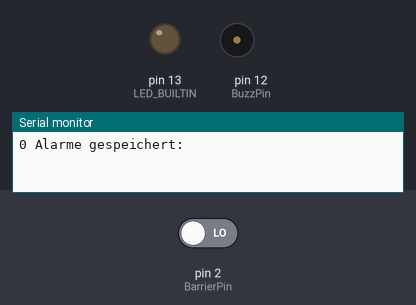
Recording of a sketch running on a simulated Arduino Uno, built with avr-gcc and run on an emulated ATmega328P. Parts: output pins drawn as LEDs (lit = HIGH), buzzer (waves = sounding), the last lines printed to the serial monitor. The inputs (shaded band) are chosen by the test bench; at power-on: pin 2 (BarrierPin) LOW.

Above: at 1.2 s.
1.3 s: pin 2 (BarrierPin) driven HIGH
At 2.5 s:
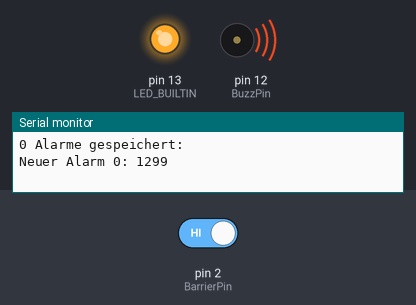
Timing chart, 0 to 6.8 s (numbered marks = the images above; inputs shaded):
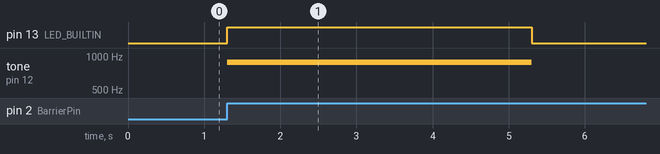

Measured:
- after the input at 1.3 s, pin 13 (LED_BUILTIN): LOW → HIGH at once, → LOW 4.0 s later; tone on pin 12 (BuzzPin): silent → 880 Hz at once, → silent 4.0 s later

The sketch:

EventLogger.ino
```cpp
// (licence header left out)
/* Dieser Entwurf registriert Ereignisse, die von einem Interrupt ausgelöst
 * wurden, und speichert diese in den EEPROM-Speicher ab.
 *
 * Statt der Standard-Bibliothek wird EEPROMEx verwendet:
 * http://thijs.elenbaas.net/2012/07/extended-eeprom-library-for-arduino/
 *
 * Download:
 * http://thijs.elenbaas.net/files/EEPROMEx-9.1.zip
 */

#include <EEPROMex.h>

const int BarrierPin = 2;
const int BuzzPin   = 12;

const unsigned int MagicNumber = 31293;

// Interrupt service routine
volatile boolean newAlarm = false;
volatile unsigned long alarmTime = 0;

void triggerAlarm()
{
    newAlarm = true;
    alarmTime = millis();
}


int address = 0;
unsigned int nSavedAlarms = 0;

void setup()
{
    Serial.begin(9600);

    pinMode(BarrierPin, INPUT);

    pinMode(LED_BUILTIN, OUTPUT);
    pinMode(BuzzPin, OUTPUT);

    attachInterrupt(0, triggerAlarm, RISING);   // Interrupt 0 = Pin 2 auf UNO

    // Eine "magische Zahl" in den ersten beiden Bytes zeigt an, ob
    // bereits gültige Daten im EEPROM liegen oder noch nicht.
    //
    // Die Daten werden in folgender Form abgepeichert:
    //
    // Adresse 0 - 1: magische Zahl (unsigned int)
    // Adresse 2 - 3: Anzahl der gespeicherten Einträge (unsigned int)
    // Adresse 4 - 7: erster Eintrag (unsigned long)
    //         8 - 11: zweiter Eintrag (unsigned long)
    //         ...
    //         n - n+3: letzter Eintrag (unsigned long)

    if (EEPROM.readInt(0) != MagicNumber) {
        EEPROM.writeInt(0, MagicNumber);

        nSavedAlarms = 0;
        EEPROM.writeInt(2, 0);
    }
    else {
        nSavedAlarms = EEPROM.readInt(2);
    }

    // Reserviere Platz für 128 Einträge
    EEPROM.setMemPool(2 * sizeof(unsigned int), 128 * sizeof(unsigned long));
    EEPROM.setMaxAllowedWrites(100);

    Serial.print(nSavedAlarms);
    Serial.println(" Alarme gespeichert:");

    for (unsigned int i = 0; i < nSavedAlarms; ++i) {
        address = EEPROM.getAddress(sizeof(unsigned long));

        Serial.print(i); Serial.print(": ");
        Serial.println(EEPROM.readLong(address));
    }
}


void loop()
{
    // Falls neuer Alarm: speichere Anzahl sowie Zeitpunkt
    //               und schalte Ton für vier Sekunden ein
    if (newAlarm) {
        ++nSavedAlarms;
        EEPROM.updateInt(2, nSavedAlarms);
        address = EEPROM.getAddress(sizeof(unsigned long));
        EEPROM.writeLong(address, alarmTime);

        Serial.print("Neuer Alarm ");
        Serial.print(nSavedAlarms - 1); Serial.print(": ");
        Serial.println(alarmTime);

        tone(BuzzPin, 880);
        digitalWrite(LED_BUILTIN, HIGH);

        delay(4000);

        noTone(BuzzPin);
        digitalWrite(LED_BUILTIN, LOW);

        newAlarm = false;
    }

    delay(50);
}

/* IDEEN:
   1. Erweitere die Ausnahmebehandlung: Wenn zu viele (d.h. mehr als 128)
      Alarme auftreten, dann sollen nur die Daten der letzten 128 Ereignisse
      gespeichert werden. Ältere Daten können überschrieben werden.
   2. millis() gibt die Zeit ab Start des Programms zurück. Falls der Prozessor
      zwischendurch neu gestartet wird (z.B. wegen Stromausfalls), können die
      Zeiten einzelner Ereignisse nicht mehr miteinander verglichen werden.
      Wie könnte man dieses Problem lösen?
   3. Erweitere das Programm so, dass ein Administrator nach Eingabe eines
      Passworts gespeicherte Daten löschen kann.
*/
```
